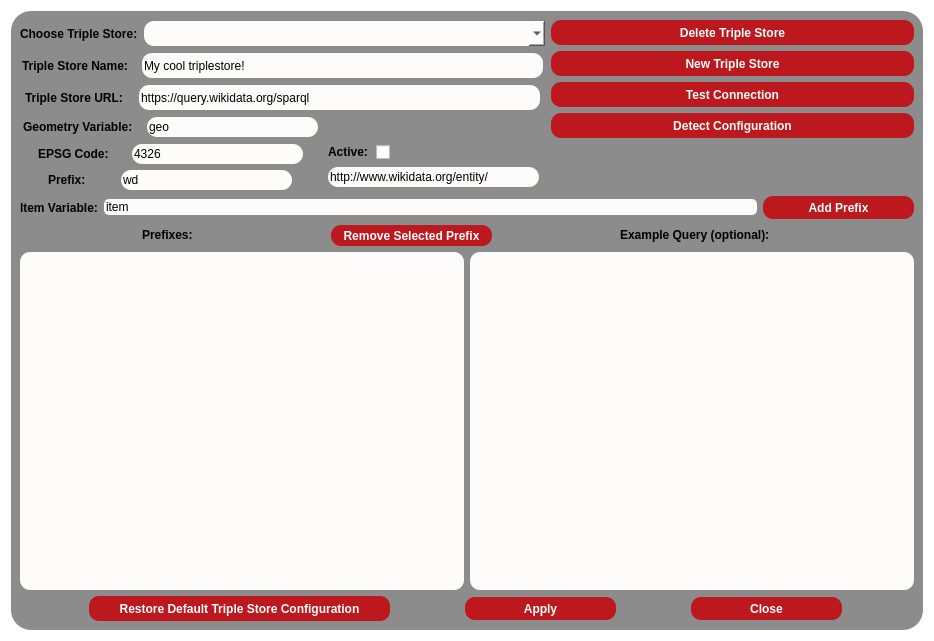
<?xml version="1.0" encoding="UTF-8"?>
<ui version="4.0">
 <class>TripleStoreDialog</class>
 <widget class="QDialog" name="TripleStoreDialog">
  <property name="geometry">
   <rect>
    <x>0</x>
    <y>0</y>
    <width>934</width>
    <height>641</height>
   </rect>
  </property>
  <property name="minimumSize">
   <size>
    <width>821</width>
    <height>641</height>
   </size>
  </property>
  <property name="windowTitle">
   <string>Dialog</string>
  </property>
  <property name="styleSheet">
   <string notr="true">QObject#TripleStoreDialog{
background-color: rgb(255, 255, 255);
}</string>
  </property>
  <layout class="QGridLayout" name="gridLayout">
   <item row="0" column="0">
    <widget class="QFrame" name="frame">
     <property name="minimumSize">
      <size>
       <width>788</width>
       <height>605</height>
      </size>
     </property>
     <property name="styleSheet">
      <string notr="true">QObject#frame{
	background-color: rgb(140, 140, 140);
	
Border-radius:20px;}

</string>
     </property>
     <property name="frameShape">
      <enum>QFrame::StyledPanel</enum>
     </property>
     <property name="frameShadow">
      <enum>QFrame::Raised</enum>
     </property>
     <layout class="QGridLayout" name="gridLayout_2">
      <item row="3" column="0">
       <layout class="QHBoxLayout" name="horizontalLayout_4">
        <item>
         <widget class="QLabel" name="queryVarLabel">
          <property name="maximumSize">
           <size>
            <width>115</width>
            <height>20</height>
           </size>
          </property>
          <property name="font">
           <font>
            <pointsize>9</pointsize>
            <weight>75</weight>
            <bold>true</bold>
           </font>
          </property>
          <property name="styleSheet">
           <string notr="true">color:rgb(0, 0, 0);</string>
          </property>
          <property name="text">
           <string>Geometry Variable:</string>
          </property>
         </widget>
        </item>
        <item>
         <widget class="QLineEdit" name="queryVarEdit">
          <property name="minimumSize">
           <size>
            <width>171</width>
            <height>20</height>
           </size>
          </property>
          <property name="maximumSize">
           <size>
            <width>171</width>
            <height>20</height>
           </size>
          </property>
          <property name="styleSheet">
           <string notr="true">border-radius:10px;

border-color:rgb(45, 45, 45);

background-color: rgb(253, 252, 250);</string>
          </property>
          <property name="text">
           <string>geo</string>
          </property>
         </widget>
        </item>
       </layout>
      </item>
      <item row="2" column="0" colspan="2">
       <layout class="QHBoxLayout" name="horizontalLayout_3">
        <item>
         <widget class="QLabel" name="tripleStoreLabel">
          <property name="maximumSize">
           <size>
            <width>103</width>
            <height>25</height>
           </size>
          </property>
          <property name="font">
           <font>
            <pointsize>9</pointsize>
            <weight>75</weight>
            <bold>true</bold>
           </font>
          </property>
          <property name="styleSheet">
           <string notr="true">color:rgb(0, 0, 0);</string>
          </property>
          <property name="text">
           <string>Triple Store URL:</string>
          </property>
         </widget>
        </item>
        <item>
         <widget class="QLineEdit" name="tripleStoreEdit">
          <property name="minimumSize">
           <size>
            <width>401</width>
            <height>25</height>
           </size>
          </property>
          <property name="maximumSize">
           <size>
            <width>401</width>
            <height>25</height>
           </size>
          </property>
          <property name="styleSheet">
           <string notr="true">border-radius:10px;

border-color:rgb(45, 45, 45);

background-color: rgb(253, 252, 250);</string>
          </property>
          <property name="text">
           <string>https://query.wikidata.org/sparql</string>
          </property>
         </widget>
        </item>
       </layout>
      </item>
      <item row="4" column="1" rowspan="2">
       <layout class="QVBoxLayout" name="verticalLayout_2">
        <item>
         <layout class="QHBoxLayout" name="horizontalLayout_11">
          <item>
           <widget class="QLabel" name="activeTripleStoreLabel">
            <property name="maximumSize">
             <size>
              <width>42</width>
              <height>14</height>
             </size>
            </property>
            <property name="font">
             <font>
              <pointsize>9</pointsize>
              <weight>75</weight>
              <bold>true</bold>
             </font>
            </property>
            <property name="styleSheet">
             <string notr="true">color:rgb(0, 0, 0);</string>
            </property>
            <property name="text">
             <string>Active:</string>
            </property>
           </widget>
          </item>
          <item>
           <widget class="QCheckBox" name="activeCheckBox">
            <property name="cursor">
             <cursorShape>PointingHandCursor</cursorShape>
            </property>
            <property name="text">
             <string/>
            </property>
           </widget>
          </item>
         </layout>
        </item>
        <item>
         <widget class="QLineEdit" name="tripleStorePrefixEdit">
          <property name="minimumSize">
           <size>
            <width>211</width>
            <height>20</height>
           </size>
          </property>
          <property name="maximumSize">
           <size>
            <width>211</width>
            <height>20</height>
           </size>
          </property>
          <property name="styleSheet">
           <string notr="true">border-radius:10px;

border-color:rgb(45, 45, 45);

background-color: rgb(253, 252, 250);</string>
          </property>
          <property name="text">
           <string>http://www.wikidata.org/entity/</string>
          </property>
         </widget>
        </item>
       </layout>
      </item>
      <item row="0" column="0" colspan="2">
       <layout class="QHBoxLayout" name="horizontalLayout">
        <item>
         <widget class="QLabel" name="tripleStoreChooserLabel">
          <property name="maximumSize">
           <size>
            <width>124</width>
            <height>25</height>
           </size>
          </property>
          <property name="font">
           <font>
            <pointsize>9</pointsize>
            <weight>75</weight>
            <bold>true</bold>
           </font>
          </property>
          <property name="styleSheet">
           <string notr="true">color:rgb(0, 0, 0);</string>
          </property>
          <property name="text">
           <string>Choose Triple Store:</string>
          </property>
         </widget>
        </item>
        <item>
         <widget class="QComboBox" name="tripleStoreChooser">
          <property name="minimumSize">
           <size>
            <width>401</width>
            <height>25</height>
           </size>
          </property>
          <property name="maximumSize">
           <size>
            <width>401</width>
            <height>25</height>
           </size>
          </property>
          <property name="cursor">
           <cursorShape>PointingHandCursor</cursorShape>
          </property>
          <property name="styleSheet">
           <string notr="true">border-radius:10px;

border-color:rgb(45, 45, 45);

background-color: rgb(253, 252, 250);
selection-background-color: rgb(255, 255, 255);
selection-color:rgb(0, 81, 135);</string>
          </property>
         </widget>
        </item>
       </layout>
      </item>
      <item row="1" column="0" colspan="2">
       <layout class="QHBoxLayout" name="horizontalLayout_2">
        <item>
         <widget class="QLabel" name="tripleStoreNameLabel">
          <property name="maximumSize">
           <size>
            <width>112</width>
            <height>25</height>
           </size>
          </property>
          <property name="font">
           <font>
            <pointsize>9</pointsize>
            <weight>75</weight>
            <bold>true</bold>
           </font>
          </property>
          <property name="styleSheet">
           <string notr="true">color:rgb(0, 0, 0);</string>
          </property>
          <property name="text">
           <string>Triple Store Name:</string>
          </property>
         </widget>
        </item>
        <item>
         <widget class="QLineEdit" name="tripleStoreNameEdit">
          <property name="minimumSize">
           <size>
            <width>401</width>
            <height>25</height>
           </size>
          </property>
          <property name="maximumSize">
           <size>
            <width>401</width>
            <height>25</height>
           </size>
          </property>
          <property name="styleSheet">
           <string notr="true">border-radius:10px;

border-color:rgb(45, 45, 45);

background-color: rgb(253, 252, 250);</string>
          </property>
          <property name="text">
           <string>My cool triplestore!</string>
          </property>
         </widget>
        </item>
       </layout>
      </item>
      <item row="7" column="0" colspan="3">
       <layout class="QVBoxLayout" name="verticalLayout_6">
        <item>
         <layout class="QHBoxLayout" name="horizontalLayout_9">
          <item>
           <widget class="QLabel" name="prefixListLabel">
            <property name="maximumSize">
             <size>
              <width>61</width>
              <height>16</height>
             </size>
            </property>
            <property name="font">
             <font>
              <pointsize>9</pointsize>
              <weight>75</weight>
              <bold>true</bold>
             </font>
            </property>
            <property name="styleSheet">
             <string notr="true">color:rgb(0, 0, 0);</string>
            </property>
            <property name="text">
             <string>Prefixes:</string>
            </property>
           </widget>
          </item>
          <item>
           <widget class="QPushButton" name="removePrefixButton">
            <property name="minimumSize">
             <size>
              <width>161</width>
              <height>21</height>
             </size>
            </property>
            <property name="maximumSize">
             <size>
              <width>161</width>
              <height>21</height>
             </size>
            </property>
            <property name="font">
             <font>
              <pointsize>9</pointsize>
              <weight>75</weight>
              <bold>true</bold>
             </font>
            </property>
            <property name="cursor">
             <cursorShape>PointingHandCursor</cursorShape>
            </property>
            <property name="styleSheet">
             <string notr="true">background-color:rgb(189, 24, 29);
border-radius:10px;
color: rgb(255, 255, 255);
</string>
            </property>
            <property name="text">
             <string>Remove Selected Prefix</string>
            </property>
           </widget>
          </item>
          <item>
           <widget class="QLabel" name="exampleQueryLabel">
            <property name="maximumSize">
             <size>
              <width>171</width>
              <height>16</height>
             </size>
            </property>
            <property name="font">
             <font>
              <pointsize>9</pointsize>
              <weight>75</weight>
              <bold>true</bold>
             </font>
            </property>
            <property name="styleSheet">
             <string notr="true">color:rgb(0, 0, 0);</string>
            </property>
            <property name="text">
             <string>Example Query (optional):</string>
            </property>
           </widget>
          </item>
         </layout>
        </item>
        <item>
         <layout class="QHBoxLayout" name="horizontalLayout_8">
          <item>
           <widget class="QListWidget" name="prefixList">
            <property name="minimumSize">
             <size>
              <width>377</width>
              <height>249</height>
             </size>
            </property>
            <property name="font">
             <font>
              <weight>75</weight>
              <bold>true</bold>
             </font>
            </property>
            <property name="styleSheet">
             <string notr="true">border-radius:10px;

border-color:rgb(45, 45, 45);

background-color: rgb(253, 252, 250);</string>
            </property>
           </widget>
          </item>
          <item>
           <widget class="QPlainTextEdit" name="exampleQuery">
            <property name="minimumSize">
             <size>
              <width>377</width>
              <height>249</height>
             </size>
            </property>
            <property name="styleSheet">
             <string notr="true">border-radius:10px;

border-color:rgb(45, 45, 45);

background-color: rgb(253, 252, 250);</string>
            </property>
           </widget>
          </item>
         </layout>
        </item>
        <item>
         <layout class="QHBoxLayout" name="horizontalLayout_10">
          <item>
           <widget class="QPushButton" name="resetConfiguration">
            <property name="minimumSize">
             <size>
              <width>301</width>
              <height>25</height>
             </size>
            </property>
            <property name="maximumSize">
             <size>
              <width>301</width>
              <height>25</height>
             </size>
            </property>
            <property name="font">
             <font>
              <pointsize>9</pointsize>
              <weight>75</weight>
              <bold>true</bold>
             </font>
            </property>
            <property name="cursor">
             <cursorShape>PointingHandCursor</cursorShape>
            </property>
            <property name="styleSheet">
             <string notr="true">background-color:rgb(189, 24, 29);
border-radius:10px;
color: rgb(255, 255, 255);
</string>
            </property>
            <property name="text">
             <string>Restore Default Triple Store Configuration</string>
            </property>
           </widget>
          </item>
          <item>
           <widget class="QPushButton" name="tripleStoreApplyButton">
            <property name="minimumSize">
             <size>
              <width>151</width>
              <height>23</height>
             </size>
            </property>
            <property name="maximumSize">
             <size>
              <width>151</width>
              <height>23</height>
             </size>
            </property>
            <property name="font">
             <font>
              <pointsize>9</pointsize>
              <weight>75</weight>
              <bold>true</bold>
             </font>
            </property>
            <property name="cursor">
             <cursorShape>PointingHandCursor</cursorShape>
            </property>
            <property name="styleSheet">
             <string notr="true">background-color:rgb(189, 24, 29);
border-radius:10px;
color: rgb(255, 255, 255);
</string>
            </property>
            <property name="text">
             <string>Apply</string>
            </property>
           </widget>
          </item>
          <item>
           <widget class="QPushButton" name="tripleStoreCloseButton">
            <property name="minimumSize">
             <size>
              <width>151</width>
              <height>23</height>
             </size>
            </property>
            <property name="maximumSize">
             <size>
              <width>151</width>
              <height>23</height>
             </size>
            </property>
            <property name="font">
             <font>
              <pointsize>9</pointsize>
              <weight>75</weight>
              <bold>true</bold>
             </font>
            </property>
            <property name="cursor">
             <cursorShape>PointingHandCursor</cursorShape>
            </property>
            <property name="styleSheet">
             <string notr="true">background-color:rgb(189, 24, 29);
border-radius:10px;
color: rgb(255, 255, 255);
</string>
            </property>
            <property name="text">
             <string>Close</string>
            </property>
           </widget>
          </item>
         </layout>
        </item>
       </layout>
      </item>
      <item row="4" column="0">
       <layout class="QHBoxLayout" name="horizontalLayout_5">
        <item>
         <widget class="QLabel" name="epsgLabel">
          <property name="maximumSize">
           <size>
            <width>70</width>
            <height>20</height>
           </size>
          </property>
          <property name="font">
           <font>
            <pointsize>9</pointsize>
            <weight>75</weight>
            <bold>true</bold>
           </font>
          </property>
          <property name="styleSheet">
           <string notr="true">color:rgb(0, 0, 0);</string>
          </property>
          <property name="text">
           <string>EPSG Code:</string>
          </property>
         </widget>
        </item>
        <item>
         <widget class="QLineEdit" name="epsgEdit">
          <property name="minimumSize">
           <size>
            <width>171</width>
            <height>20</height>
           </size>
          </property>
          <property name="maximumSize">
           <size>
            <width>171</width>
            <height>20</height>
           </size>
          </property>
          <property name="styleSheet">
           <string notr="true">border-radius:10px;

border-color:rgb(45, 45, 45);

background-color: rgb(253, 252, 250);</string>
          </property>
          <property name="text">
           <string>4326</string>
          </property>
         </widget>
        </item>
       </layout>
      </item>
      <item row="5" column="0">
       <layout class="QHBoxLayout" name="horizontalLayout_6">
        <item>
         <widget class="QLabel" name="tripleStorePrefixNameLabel">
          <property name="maximumSize">
           <size>
            <width>39</width>
            <height>20</height>
           </size>
          </property>
          <property name="font">
           <font>
            <pointsize>9</pointsize>
            <weight>75</weight>
            <bold>true</bold>
           </font>
          </property>
          <property name="styleSheet">
           <string notr="true">color:rgb(0, 0, 0);</string>
          </property>
          <property name="text">
           <string>Prefix:</string>
          </property>
         </widget>
        </item>
        <item>
         <widget class="QLineEdit" name="tripleStorePrefixNameEdit">
          <property name="minimumSize">
           <size>
            <width>171</width>
            <height>20</height>
           </size>
          </property>
          <property name="maximumSize">
           <size>
            <width>171</width>
            <height>20</height>
           </size>
          </property>
          <property name="styleSheet">
           <string notr="true">border-radius:10px;

border-color:rgb(45, 45, 45);

background-color: rgb(253, 252, 250);</string>
          </property>
          <property name="text">
           <string>wd</string>
          </property>
         </widget>
        </item>
       </layout>
      </item>
      <item row="6" column="0" colspan="3">
       <layout class="QHBoxLayout" name="horizontalLayout_12">
        <item>
         <layout class="QHBoxLayout" name="horizontalLayout_7">
          <item>
           <widget class="QLabel" name="queryVarItemLabel">
            <property name="minimumSize">
             <size>
              <width>67</width>
              <height>21</height>
             </size>
            </property>
            <property name="font">
             <font>
              <pointsize>9</pointsize>
              <weight>75</weight>
              <bold>true</bold>
             </font>
            </property>
            <property name="styleSheet">
             <string notr="true">color:rgb(0, 0, 0);</string>
            </property>
            <property name="text">
             <string>Item Variable:</string>
            </property>
           </widget>
          </item>
          <item>
           <widget class="QLineEdit" name="queryVarItemEdit">
            <property name="styleSheet">
             <string notr="true">border-radius:5px;

border-color:rgb(45, 45, 45);

background-color: rgb(253, 252, 250);</string>
            </property>
            <property name="text">
             <string>item</string>
            </property>
           </widget>
          </item>
         </layout>
        </item>
        <item>
         <widget class="QPushButton" name="addPrefixButton">
          <property name="minimumSize">
           <size>
            <width>151</width>
            <height>23</height>
           </size>
          </property>
          <property name="font">
           <font>
            <pointsize>9</pointsize>
            <weight>75</weight>
            <bold>true</bold>
           </font>
          </property>
          <property name="cursor">
           <cursorShape>PointingHandCursor</cursorShape>
          </property>
          <property name="styleSheet">
           <string notr="true">background-color:rgb(189, 24, 29);
border-radius:10px;
color: rgb(255, 255, 255);
</string>
          </property>
          <property name="text">
           <string>Add Prefix</string>
          </property>
         </widget>
        </item>
       </layout>
      </item>
      <item row="0" column="2" rowspan="4">
       <layout class="QVBoxLayout" name="verticalLayout">
        <item>
         <widget class="QPushButton" name="deleteTripleStore">
          <property name="minimumSize">
           <size>
            <width>151</width>
            <height>25</height>
           </size>
          </property>
          <property name="font">
           <font>
            <pointsize>9</pointsize>
            <weight>75</weight>
            <bold>true</bold>
           </font>
          </property>
          <property name="cursor">
           <cursorShape>PointingHandCursor</cursorShape>
          </property>
          <property name="styleSheet">
           <string notr="true">background-color:rgb(189, 24, 29);
border-radius:10px;
color: rgb(255, 255, 255);
</string>
          </property>
          <property name="text">
           <string>Delete Triple Store</string>
          </property>
         </widget>
        </item>
        <item>
         <widget class="QPushButton" name="newTripleStore">
          <property name="minimumSize">
           <size>
            <width>151</width>
            <height>25</height>
           </size>
          </property>
          <property name="font">
           <font>
            <pointsize>9</pointsize>
            <weight>75</weight>
            <bold>true</bold>
           </font>
          </property>
          <property name="cursor">
           <cursorShape>PointingHandCursor</cursorShape>
          </property>
          <property name="styleSheet">
           <string notr="true">background-color:rgb(189, 24, 29);
border-radius:10px;
color: rgb(255, 255, 255);
</string>
          </property>
          <property name="text">
           <string>New Triple Store</string>
          </property>
         </widget>
        </item>
        <item>
         <widget class="QPushButton" name="testConnectButton">
          <property name="minimumSize">
           <size>
            <width>151</width>
            <height>25</height>
           </size>
          </property>
          <property name="font">
           <font>
            <pointsize>9</pointsize>
            <weight>75</weight>
            <bold>true</bold>
           </font>
          </property>
          <property name="cursor">
           <cursorShape>PointingHandCursor</cursorShape>
          </property>
          <property name="styleSheet">
           <string notr="true">background-color:rgb(189, 24, 29);
border-radius:10px;
color: rgb(255, 255, 255);
</string>
          </property>
          <property name="text">
           <string>Test Connection</string>
          </property>
         </widget>
        </item>
        <item>
         <widget class="QPushButton" name="detectConfiguration">
          <property name="minimumSize">
           <size>
            <width>151</width>
            <height>25</height>
           </size>
          </property>
          <property name="font">
           <font>
            <pointsize>9</pointsize>
            <weight>75</weight>
            <bold>true</bold>
           </font>
          </property>
          <property name="cursor">
           <cursorShape>PointingHandCursor</cursorShape>
          </property>
          <property name="styleSheet">
           <string notr="true">background-color:rgb(189, 24, 29);
border-radius:10px;
color: rgb(255, 255, 255);
</string>
          </property>
          <property name="text">
           <string>Detect Configuration</string>
          </property>
         </widget>
        </item>
       </layout>
      </item>
     </layout>
    </widget>
   </item>
  </layout>
 </widget>
 <resources/>
 <connections/>
</ui>
